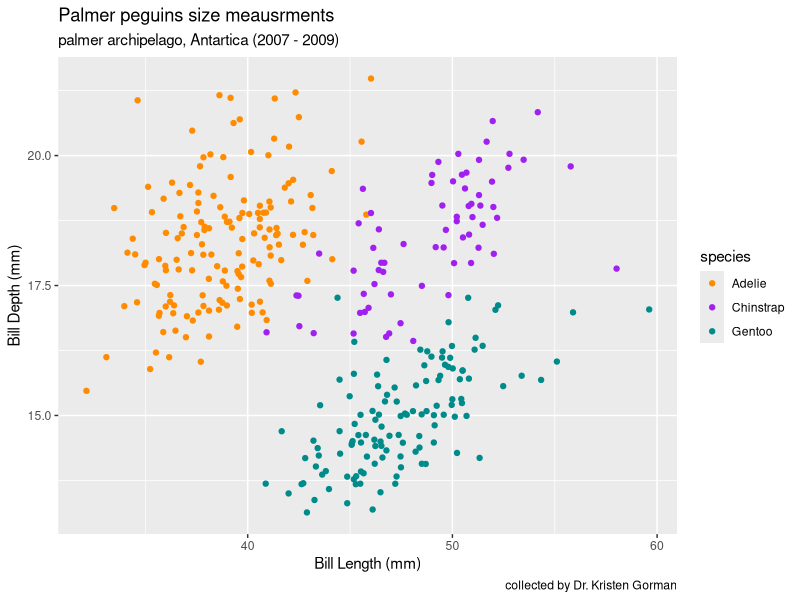

Generate this figure with R:
## ---- chunk 1
library(tidyverse)
library(palmerpenguins)
## ---- chunk 2
#1
eq1 <- D(expr = expression(x^2), name = "x")
x <- 3
eval(eq1)

## ---- chunk 3
#2
eq2 <- D(expr = expression(2 * (3*x + 2)^4 - 5), name = "x")
x <- 1.2
eval(eq2)
## ---- chunk 4
library(tidyverse)
library(palmerpenguins)
ggplot(data = penguins, aes(x = bill_length_mm, y= bill_depth_mm)) + geom_jitter(aes(color = species))+ scale_color_manual(values = c("darkorange", "purple", "cyan4")) + labs(y = "Bill Depth (mm)", x = "Bill Length (mm)", title = "Palmer peguins size meausrments", 
       subtitle = "palmer archipelago, Antartica (2007 - 2009)", caption = "collected by Dr. Kristen Gorman")
